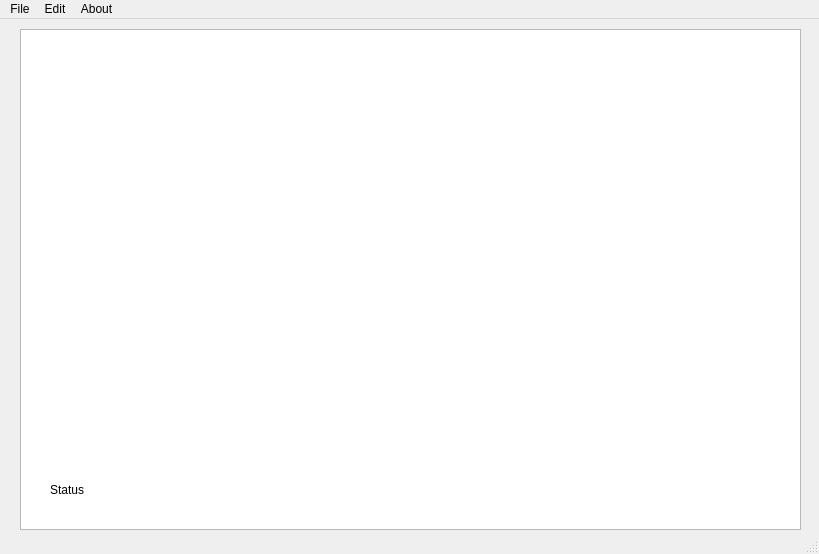
<?xml version="1.0" encoding="UTF-8"?>
<ui version="4.0">
 <class>MainWindow</class>
 <widget class="QMainWindow" name="MainWindow">
  <property name="geometry">
   <rect>
    <x>0</x>
    <y>0</y>
    <width>819</width>
    <height>554</height>
   </rect>
  </property>
  <property name="windowTitle">
   <string>MainWindow</string>
  </property>
  <property name="animated">
   <bool>true</bool>
  </property>
  <widget class="QWidget" name="centralwidget">
   <widget class="QTextEdit" name="textEdit">
    <property name="geometry">
     <rect>
      <x>20</x>
      <y>10</y>
      <width>781</width>
      <height>501</height>
     </rect>
    </property>
   </widget>
   <widget class="QLabel" name="statusLabel">
    <property name="geometry">
     <rect>
      <x>50</x>
      <y>440</y>
      <width>391</width>
      <height>61</height>
     </rect>
    </property>
    <property name="text">
     <string>Status</string>
    </property>
   </widget>
  </widget>
  <widget class="QStatusBar" name="statusbar"/>
  <widget class="QMenuBar" name="menubar">
   <property name="geometry">
    <rect>
     <x>0</x>
     <y>0</y>
     <width>819</width>
     <height>21</height>
    </rect>
   </property>
   <widget class="QMenu" name="menuFile">
    <property name="title">
     <string>File</string>
    </property>
    <addaction name="actionNew"/>
    <addaction name="actionOpen"/>
    <addaction name="separator"/>
    <addaction name="actionSave"/>
    <addaction name="actionSave_As"/>
   </widget>
   <widget class="QMenu" name="menuEdit">
    <property name="title">
     <string>Edit</string>
    </property>
    <addaction name="actionCut"/>
    <addaction name="actionCopy"/>
    <addaction name="actionPaste"/>
    <addaction name="separator"/>
    <addaction name="actionRedo"/>
    <addaction name="actionUndo"/>
   </widget>
   <widget class="QMenu" name="menuAbout">
    <property name="title">
     <string>About</string>
    </property>
    <addaction name="actionAbout_Me"/>
   </widget>
   <addaction name="menuFile"/>
   <addaction name="menuEdit"/>
   <addaction name="menuAbout"/>
  </widget>
  <action name="actionOpen">
   <property name="icon">
    <iconset resource="Resources.qrc">
     <normaloff>:/resources/img/icons8-open-64.png</normaloff>:/resources/img/icons8-open-64.png</iconset>
   </property>
   <property name="text">
    <string>Open</string>
   </property>
  </action>
  <action name="actionNew">
   <property name="icon">
    <iconset resource="Resources.qrc">
     <normaloff>:/resources/img/icons8-new-50.png</normaloff>:/resources/img/icons8-new-50.png</iconset>
   </property>
   <property name="text">
    <string>New</string>
   </property>
  </action>
  <action name="actionSave">
   <property name="icon">
    <iconset resource="Resources.qrc">
     <normaloff>:/resources/img/icons8-save-50.png</normaloff>:/resources/img/icons8-save-50.png</iconset>
   </property>
   <property name="text">
    <string>Save</string>
   </property>
  </action>
  <action name="actionSave_As">
   <property name="icon">
    <iconset resource="Resources.qrc">
     <normaloff>:/resources/img/icons8-save-as-50.png</normaloff>:/resources/img/icons8-save-as-50.png</iconset>
   </property>
   <property name="text">
    <string>Save As</string>
   </property>
  </action>
  <action name="actionCut">
   <property name="icon">
    <iconset resource="Resources.qrc">
     <normaloff>:/resources/img/icons8-cut-50.png</normaloff>:/resources/img/icons8-cut-50.png</iconset>
   </property>
   <property name="text">
    <string>Cut</string>
   </property>
  </action>
  <action name="actionCopy">
   <property name="icon">
    <iconset resource="Resources.qrc">
     <normaloff>:/resources/img/icons8-copy-50.png</normaloff>:/resources/img/icons8-copy-50.png</iconset>
   </property>
   <property name="text">
    <string>Copy</string>
   </property>
  </action>
  <action name="actionPaste">
   <property name="icon">
    <iconset resource="Resources.qrc">
     <normaloff>:/resources/img/icons8-paste-50.png</normaloff>:/resources/img/icons8-paste-50.png</iconset>
   </property>
   <property name="text">
    <string>Paste</string>
   </property>
  </action>
  <action name="actionRedo">
   <property name="icon">
    <iconset resource="Resources.qrc">
     <normaloff>:/resources/img/icons8-redo-50.png</normaloff>:/resources/img/icons8-redo-50.png</iconset>
   </property>
   <property name="text">
    <string>Redo</string>
   </property>
  </action>
  <action name="actionUndo">
   <property name="icon">
    <iconset resource="Resources.qrc">
     <normaloff>:/resources/img/icons8-undo-50.png</normaloff>:/resources/img/icons8-undo-50.png</iconset>
   </property>
   <property name="text">
    <string>Undo</string>
   </property>
  </action>
  <action name="actionAbout_Me">
   <property name="icon">
    <iconset resource="Resources.qrc">
     <normaloff>:/resources/img/icons8-info-50.png</normaloff>:/resources/img/icons8-info-50.png</iconset>
   </property>
   <property name="text">
    <string>About Me</string>
   </property>
  </action>
 </widget>
 <resources>
  <include location="Resources.qrc"/>
 </resources>
 <connections/>
</ui>
